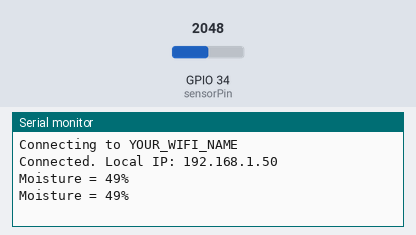
A sketch run on a simulated ESP32. Shown: the last lines printed to the serial monitor. The inputs (shaded band) are chosen by the test bench; at power-on: GPIO 34 (sensorPin) = 2048. WiFi joins after 1.5 s; servers stay silent unless stated.

Above: at 2.7 s.
2.8 s: GPIO 34 (sensorPin) set to 2866
At 4.1 s:
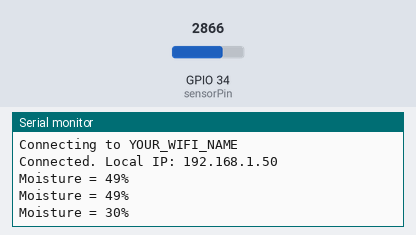
4.3 s: GPIO 34 (sensorPin) set to 3603
At 5.2 s:
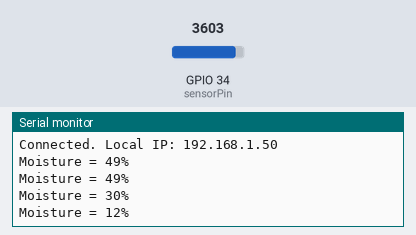
Timing chart, 0 to 7.3 s (numbered marks = the images above; inputs shaded):
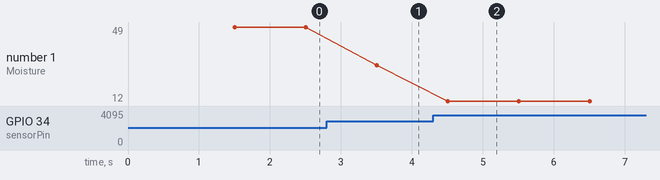

The sketch:

soil_moisture_server.ino
```cpp
// ESP32 web server sketch that hosts a simple HTML dashboard and an endpoint (/readMoisture) to return the current moisture percentage to the page's JavaScript.
//
// Full tutorial: https://shillehtek.com/blogs/news/esp32-soil-moisture-sensor-wifi-dashboard-readout
// Parts used: https://shillehtek.com/products/esp32-wroom-dev-board-cp2102-usb-c-presoldered
// More examples: https://github.com/shillehbean/shillehtek-examples
//

#include <WiFi.h>
#include <WebServer.h>

WebServer server(80);

int moisturePercent;
int sensorAnalog;

// Change this to the ADC pin you are using
const int sensorPin = 34;

const char* ssid = "YOUR_WIFI_NAME";
const char* password = "YOUR_WIFI_PASSWORD";

const char html_page[] PROGMEM = R"rawliteral(


  <meta name="viewport" content="width=device-width, initial-scale=1">
  <title>ESP32 Soil Moisture</title>
  <style>
    body { font-family: Arial, sans-serif; text-align: center; padding: 30px; }
    h1 { font-size: 28px; }
    p { font-size: 32px; }
  </style>


  <h1>Soil Moisture With ESP32</h1>
  <p>Moisture Level: <span id="MoistureVal">0</span>%</p>

  <script>
    setInterval(function() {
      var xhttp = new XMLHttpRequest();
      xhttp.onreadystatechange = function() {
        if (this.readyState == 4 && this.status == 200) {
          document.getElementById("MoistureVal").innerHTML = this.responseText;
        }
      };
      xhttp.open("GET", "/readMoisture", true);
      xhttp.send();
    }, 500);
  </script>


)rawliteral";

void MainPage() {
  server.send(200, "text/html", html_page);
}

void SoilMoisture() {
  String moistureValue = String(moisturePercent);
  server.send(200, "text/plain", moistureValue);
}

void setup() {
  Serial.begin(115200);

  WiFi.mode(WIFI_STA);
  WiFi.begin(ssid, password);

  Serial.print("Connecting to ");
  Serial.println(ssid);

  while (WiFi.waitForConnectResult() != WL_CONNECTED) {
    Serial.print(".");
    delay(100);
  }

  Serial.println();
  Serial.print("Connected. Local IP: ");
  Serial.println(WiFi.localIP());

  server.on("/", MainPage);
  server.on("/readMoisture", SoilMoisture);
  server.begin();
}

void loop() {
  sensorAnalog = analogRead(sensorPin);
  moisturePercent = 100 - ((sensorAnalog / 4095.00) * 100);

  server.handleClient();

  Serial.print("Moisture = ");
  Serial.print(moisturePercent);
  Serial.println("%");

  delay(1000);
}
```

Measured:
- after the input at 2.8 s, the serial monitor: prints a new line after 0.71 s (image 1)
- after the input at 4.3 s, the serial monitor: prints a new line after 0.21 s (image 2)
- plotted number 1: 49 → 30 after the input at 2.8 s, 30 → 12 after the input at 4.3 s
